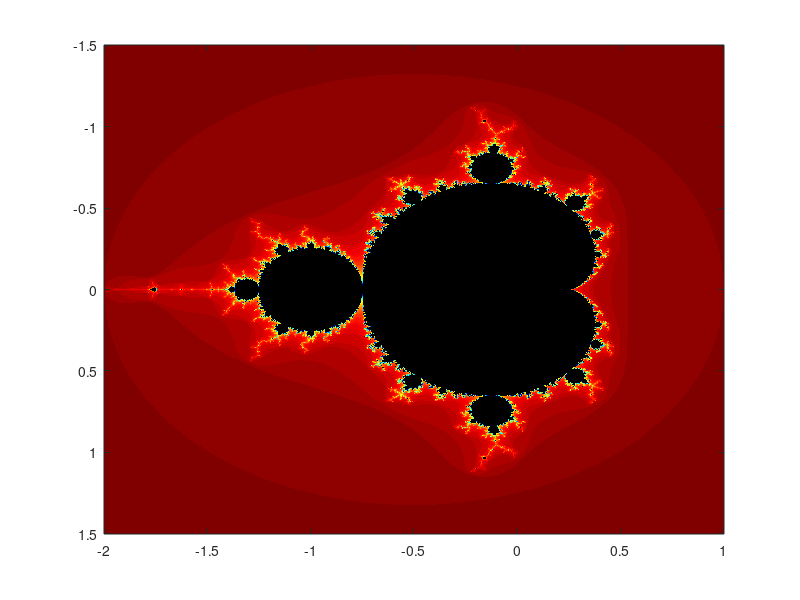

MATLAB code to generate this figure:
    
    % Parameters
    points = 1000;
    i = 100; 

    % figure settings
    figure('Position', [100, 100, 1000, 1000]); 
    colormap([flipud(jet); 0 0 0]);  
    axis equal;

    % grid of complex numbers
    x = linspace(-2, 1, points);
    y = linspace(-1.5, 1.5, points);
    [real, complex] = meshgrid(x, y);
    C = real + complex * 1i;
    
    Z = zeros(size(C));
    escape_time = zeros(size(C));
      
 
    % Mandelbrot calculation
    for n = 1:i
         % checks which points remain bounded 
        bounded = abs(Z) <= 2;
       
        % iterates bounded points
        Z(bounded) = Z(bounded).^2 + C(bounded);

        % add time to bounded points
        escape_time(bounded) = escape_time(bounded) + 1;
        figure(1)
        imagesc(x, y, escape_time);

        pause(0.5)

    end
    
